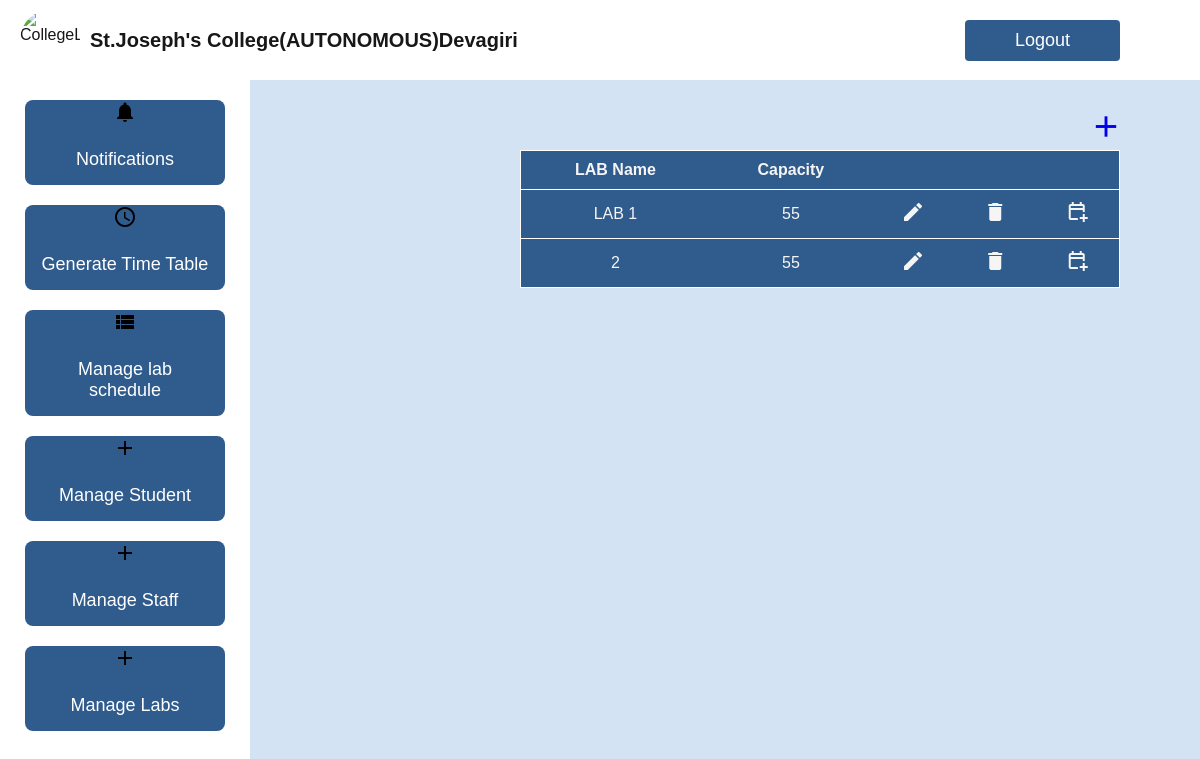
The app's page /administrator/viewlabs/ with its own data.
### administrator/models.py (models this page shows, shortened)
class Lab(models.Model):
    name = models.CharField(max_length=100)
    capacity = models.CharField(max_length=200)

### administrator/views.py (the view)
# urls.py: path('viewlabs/',ViewLabs.as_view(),name='viewlabs'),
class ViewLabs(View):
    def get(self,request):
        l=Lab.objects.all()
        return render(request,'admin/viewlabs.html',{'labs':l})

### templates/admin/viewlabs.html (shortened to what this page needs)
{% extends 'admin/adminbase.html' %}
{%block body%}
  <div class="plusbutton">
    <a href="/administrator/Addlabs/"><i class="material-icons" style="font-size: 35px;">add</i></a>
  </div>
    <div>
      <table id="table1">
        <tr>
            <th >LAB Name</th>
            <th>Capacity</th>
            </tr>
           {% for i in labs %}
            <tr>
                <td>{{i.name}}</td>
                <td>{{i.capacity}}
            </td>
                <td><a href="/administrator/Editlab/{{i.id}}/"><i class="material-icons" style="color: whitesmoke;">edit</i></a></td>
                <td><a href="/administrator/Deletelab/{{i.id}}/"><i class="material-icons" style="color: whitesmoke;">delete</i></a></td>
                <td><a href="/administrator/viewworkingday/{{i.id}}/"><i class="material-symbols-outlined" style="color: whitesmoke;">calendar_add_on</i></a></td>
        </tr>
       {% endfor %}
    </table>
    </div>
{% endblock %}

### templates/admin/adminbase.html (style rules this page uses)
* { font-family: Arial, sans-serif; margin: 0; padding: 0; box-sizing: border-box; }
body { background: url("D:\ssk.png") no-repeat; background-size: cover; }
body { background-color: rgb(211, 227, 244); }

### templates/admin/viewlabs.html (style rules this page uses)
#table1 { width: 50%; border-collapse: collapse; background-color: #2f5b8d; border:1px solid black; margin-left: 520px; }
th,td { padding: 10px; text-align: center; color: whitesmoke; }
tr { border:1px solid white; }
* { font-family: Arial, sans-serif; margin: 0; padding: 0; box-sizing: border-box; }
.plusbutton { margin-left: 1012px; border-radius: 5px; text-align: center; font-size: 25px; margin-top:109px; }

### records on screen
Lab: name "LAB 1", capacity "55"
Lab: name "2", capacity "55"
